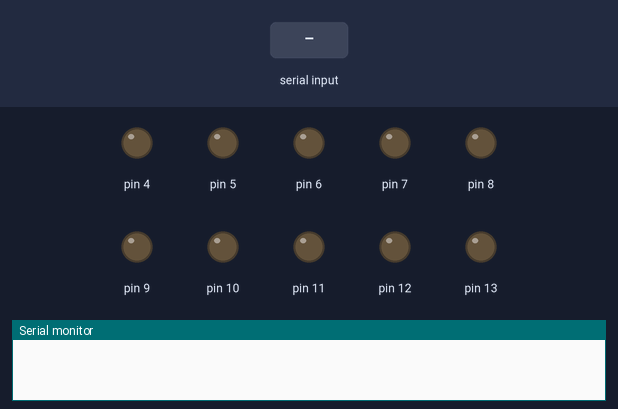
The sketch below on a simulated Arduino Uno, built with avr-gcc and run on an emulated ATmega328P. Parts: output pins drawn as LEDs (lit = HIGH), the last lines printed to the serial monitor. Dashed ring = blinking. Inputs (shaded band) come from the test bench.

Above: at 1.2 s.
1.3 s: "1" received over Serial
At 1.75 s:
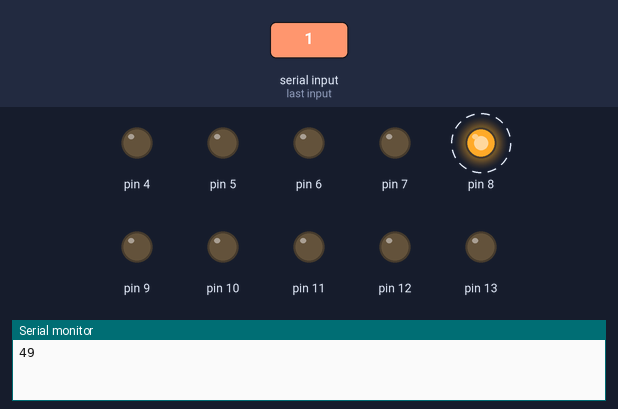
At 2.25 s:
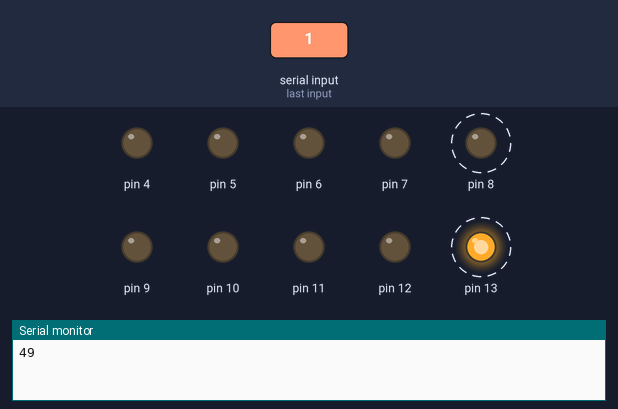
4.3 s: "3" received over Serial
At 5.1 s:
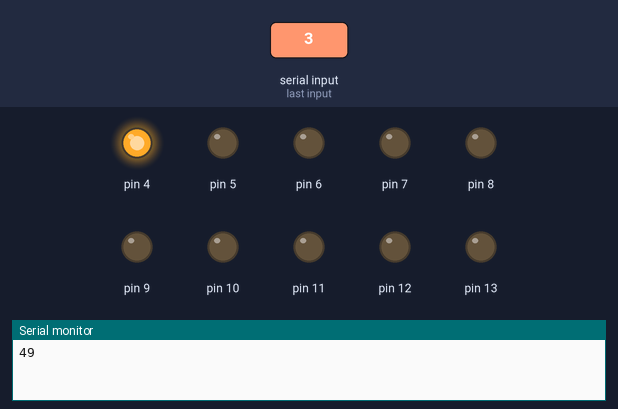
7.3 s: "4" received over Serial
10.3 s: "5" received over Serial
13.3 s: "6" received over Serial
16.3 s: "7" received over Serial
At 16.9 s:
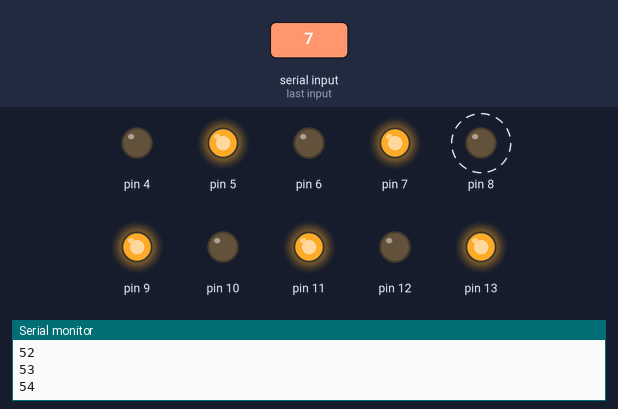
Timing chart, 0 to 20.3 s (numbered marks = the images above; inputs shaded):
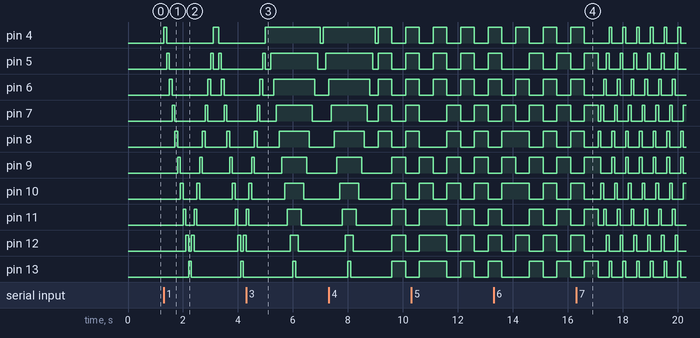

Measured:
- after the input at 1.3 s, pin 4: LOW → HIGH at once, → LOW 0.10 s later, → HIGH 1.7 s later, → LOW 0.20 s later; pin 5: goes HIGH 0.10 s, LOW 1.5 s, HIGH 0.10 s, LOW 0.20 s, HIGH 0.10 s, then LOW, starting after 0.10 s
- after the input at 16.3 s, pin 8: alternates HIGH for 0.10 s and LOW for 0.40 s, starting after 0.90 s

The sketch:

ledpat.1.3.ino.ino
```cpp
int t = 100;
int counter = 10;
int val = 0;

void setup() {
 for(int i = 4; i <= 13; i++){
  pinMode(i,OUTPUT);
 }
 Serial.begin(9600);
}

void loop() {
  if(Serial.available()){
    val = Serial.read();
    Serial.println(val,DEC);
  }
  if(val == '1'){
    pat1();
  }
  else if(val == '2'){
    pat2();
  }
  else if(val == '3'){
    pat3();
  }
  else if(val == '4'){
    pat4();
  }
  else if(val == '5'){
    pat5();
  }
  else if(val == '6'){
    pat6();
  }
  else if(val == '7'){
    pat7();
  }
}

void pat1(){
  for(int i = 4; i <= 13; i++){
    digitalWrite(i,HIGH);
    delay(t);
    digitalWrite(i,LOW);
  }
  for(int i = 12; i >= 4; i--){
    digitalWrite(i,HIGH);
    delay(t);
    digitalWrite(i,LOW);
  }
}
void pat2(){
  for(int i = 4; i<=13; i=i+2){
    digitalWrite(i,HIGH);
    delay(t);
    digitalWrite(i,LOW);
  }
  for(int i = 12; i>=4; i=i-2){
    digitalWrite(i,HIGH);
    delay(t);
    digitalWrite(i,LOW);
  }
}
void pat3(){
  for(int i = 4; i <= 13; i++){
    digitalWrite(i,HIGH);
    delay(t);
  }
  for(int i = 13; i >= 4; i--){
    digitalWrite(i,LOW);
    delay(t);
  }
}
void pat4(){
  for(int i = 4; i <= 8; i++){
    digitalWrite(i,HIGH);
  }
  delay(500);
  for(int i = 4; i <= 8; i++){
    digitalWrite(i,LOW);
  }


  for(int i = 9; i <= 13; i++){
    digitalWrite(i,HIGH);
  }
  delay(500);

  for(int i = 9; i <= 13; i++){
    digitalWrite(i,LOW);
  }


}

void pat5(){
  digitalWrite(4,HIGH);
  digitalWrite(5,HIGH);
  digitalWrite(6,HIGH);
  digitalWrite(11,HIGH);
  digitalWrite(12,HIGH);
  digitalWrite(13,HIGH);

  delay(500);

  digitalWrite(4,LOW);
  digitalWrite(5,LOW);
  digitalWrite(6,LOW);
  digitalWrite(11,LOW);
  digitalWrite(12,LOW);
  digitalWrite(13,LOW);

  digitalWrite(7,HIGH);
  digitalWrite(8,HIGH);
  digitalWrite(9,HIGH);
  digitalWrite(10,HIGH);

  delay(500);

  digitalWrite(7,LOW);
  digitalWrite(8,LOW);
  digitalWrite(9,LOW);
  digitalWrite(10,LOW);
}
void pat6(){
  for(int i = 4; i<=13; i=i+2){
    digitalWrite(i,HIGH);
  }

  delay(500);

  for(int i = 4; i<=13; i=i+2){
    digitalWrite(i,LOW);
  }


  for(int i = 5; i<=13; i=i+2){
    digitalWrite(i,HIGH);
  }

  delay(500);

  for(int i = 5; i<=13; i=i+2){
    digitalWrite(i,LOW);
  }
}
void pat7(){
  int d = 1;
  for(int a = 9; a<=13; a++){
    digitalWrite(a,HIGH);
    digitalWrite((a - d),HIGH);
    delay(t);

    digitalWrite(a,LOW);
    digitalWrite((a - d),LOW);


    d = d + 2;
  }
}
```
